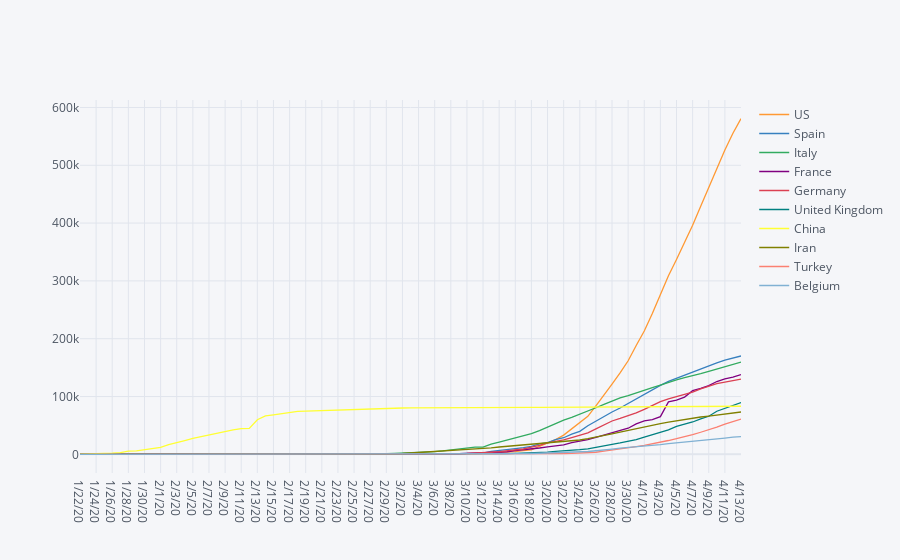

Write notebook code for a chart like this one.
### Code cell
#covid_country.sort_values(by=covid_country.columns[-1],ascending=False).head(10).transpose().iplot()
#sns.set_style('darkgrid')
#covid_country.sort_values(by=covid_country.columns[-1], ascending=False).head(10).transpose().plot(figsize=(20,10))
covid_country.loc['India'].transpose().plot(title='Time Series of confirmend cases of india')
